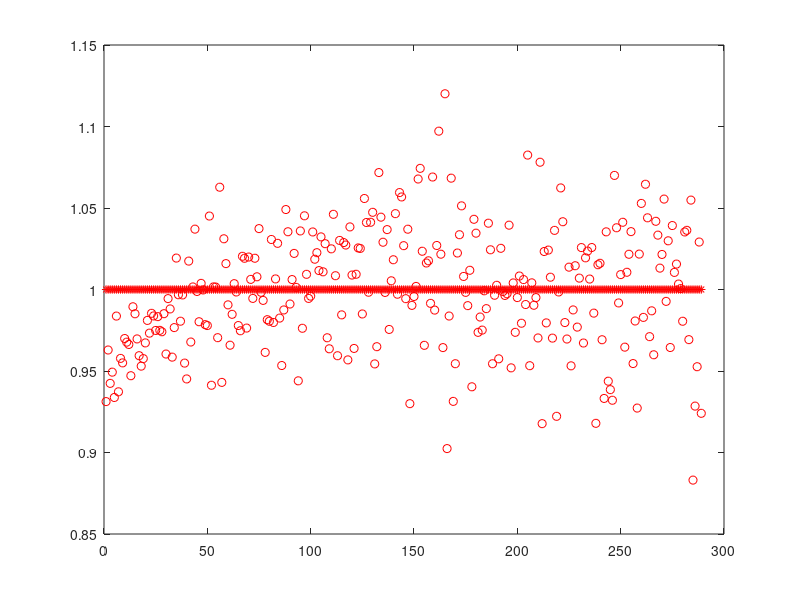

The MATLAB source for this figure:
clear
clc

load('data.mat')
N=size(y,1);
k=4;
N_train=floor(0.7*(N-k)); %%number of the traning dataset
train_label=randperm(N-k,N_train); %%index of the traning dataset
x_train=zeros(N_train,15); %% define the size of the trainning dataset
y_train=zeros(N_train,1); %% define the size of the trainning dataset
x_test=zeros(N-k-N_train,15); %% define the size of the testing dataset
y_test=zeros(N-k-N_train,1);  %% define the size of the testing dataset
o1=1;
o2=1;
for i=1:N-k
    if ismember(i, train_label) %% define the training of polynomial feature (II in the report) 
        x_train(o1,1)=y(i);
        x_train(o1,2)=y(i+1);
        x_train(o1,3)=y(i+2);
        x_train(o1,4)=y(i+3);
        x_train(o1,5)=1;
        x_train(o1,6)=y(i)^2;
        x_train(o1,7)=y(i+1)^2;
        x_train(o1,8)=y(i+2)^2;
        x_train(o1,9)=y(i+3)^2;
        x_train(o1,10)=y(i)*y(i+1);
        x_train(o1,11)=y(i)*y(i+2);
        x_train(o1,12)=y(i)*y(i+3);
        x_train(o1,13)=y(i+1)*y(i+2);
        x_train(o1,14)=y(i+1)*y(i+3);
        x_train(o1,15)=y(i+2)*y(i+3);

        y_train(o1,1)=y(i+4);
        o1=o1+1;
    else                               %% define the Testing of polynoimal feature
        x_test(o2,1)=y(i);
        x_test(o2,2)=y(i+1);
        x_test(o2,3)=y(i+2);
        x_test(o2,4)=y(i+3);
        x_test(o2,5)=1;
        x_test(o2,6)=y(i)^2;
        x_test(o2,7)=y(i+1)^2;
        x_test(o2,8)=y(i+2)^2;
        x_test(o2,9)=y(i+3)^2;
        x_test(o2,10)=y(i)*y(i+1);
        x_test(o2,11)=y(i)*y(i+2);
        x_test(o2,12)=y(i)*y(i+3);
        x_test(o2,13)=y(i+1)*y(i+2);
        x_test(o2,14)=y(i+1)*y(i+3);
        x_test(o2,15)=y(i+2)*y(i+3);
        
        y_test(o2,1)=y(i+4);
        o2=o2+1;
    end
end

%%
w=pinv(x_train' * x_train + 0.1 )* x_train'* y_train;    %% optimaze the W
y_train_pred=x_train*w;    %% predict the training y
y_test_pred=x_test*w;      %% predict the testing y
error_train=mean((y_train-y_train_pred).^2);   %% caculate the MSE of the training
error_test=mean((y_test-y_test_pred).^2);    %% caculate the MSE of the testing

plot(y_test./y_test,'r*');hold on;plot(y_test_pred./y_test,'ro')